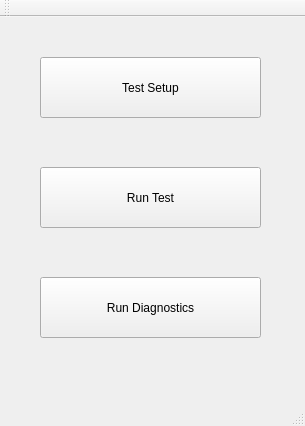
<?xml version="1.0" encoding="UTF-8"?>
<ui version="4.0">
 <class>EFIDAQ</class>
 <widget class="QMainWindow" name="EFIDAQ">
  <property name="geometry">
   <rect>
    <x>0</x>
    <y>0</y>
    <width>305</width>
    <height>426</height>
   </rect>
  </property>
  <property name="windowTitle">
   <string>EFIDAQ</string>
  </property>
  <widget class="QWidget" name="centralWidget">
   <widget class="QPushButton" name="SetupButton">
    <property name="geometry">
     <rect>
      <x>40</x>
      <y>40</y>
      <width>221</width>
      <height>61</height>
     </rect>
    </property>
    <property name="text">
     <string>Test Setup</string>
    </property>
   </widget>
   <widget class="QPushButton" name="RunTestButton">
    <property name="geometry">
     <rect>
      <x>40</x>
      <y>150</y>
      <width>221</width>
      <height>61</height>
     </rect>
    </property>
    <property name="text">
     <string>Run Test</string>
    </property>
   </widget>
   <widget class="QPushButton" name="RunDiagnosticsButton">
    <property name="geometry">
     <rect>
      <x>40</x>
      <y>260</y>
      <width>221</width>
      <height>61</height>
     </rect>
    </property>
    <property name="text">
     <string>Run Diagnostics</string>
    </property>
   </widget>
  </widget>
  <widget class="QMenuBar" name="menuBar">
   <property name="geometry">
    <rect>
     <x>0</x>
     <y>0</y>
     <width>305</width>
     <height>21</height>
    </rect>
   </property>
  </widget>
  <widget class="QToolBar" name="mainToolBar">
   <attribute name="toolBarArea">
    <enum>TopToolBarArea</enum>
   </attribute>
   <attribute name="toolBarBreak">
    <bool>false</bool>
   </attribute>
  </widget>
  <widget class="QStatusBar" name="statusBar"/>
 </widget>
 <layoutdefault spacing="6" margin="11"/>
 <resources/>
 <connections/>
</ui>
